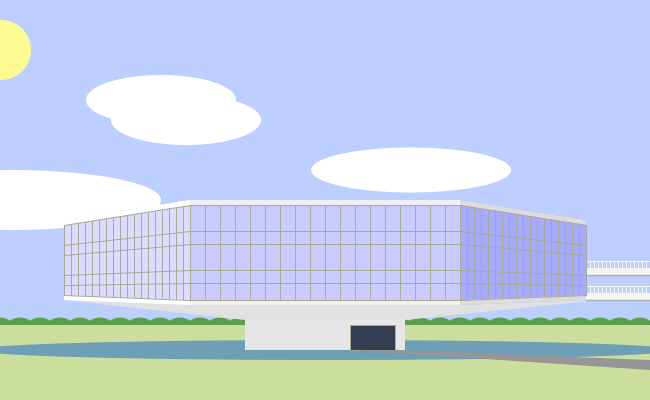
Frame 1 (no input)
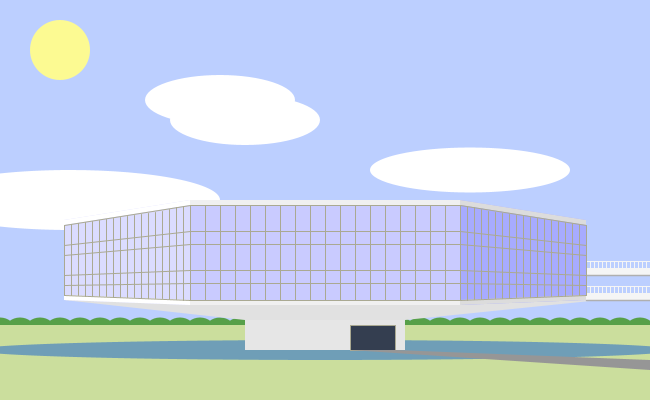
Frame 60 (the mouse pressed at the canvas centre just before this capture)
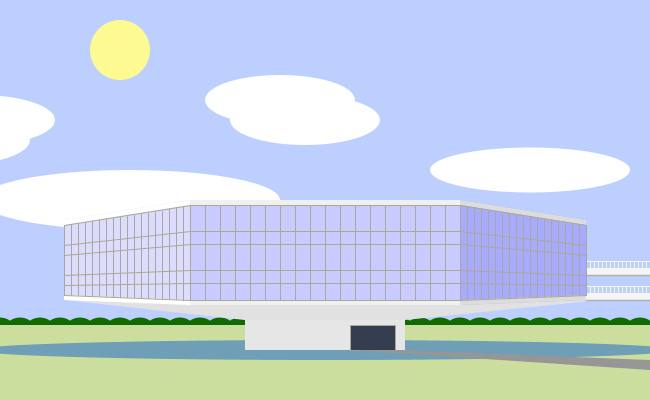
Frame 120 (the mouse held since frame 60 and released just before this capture)

The Processing sketch that drew these frames (run headless with seeded random() and noise(); from frame 60 on, the mouse is pressed at the canvas centre):

// Processing sketch: processing_104482
// ── processing_104482.pde

int s;
int p;
int y;
int z;
void setup () {
  size (650, 400); // tamanho
  smooth ();
  frameRate (9);
  s=0;
  p=10;
  y=64;
  z=460;
}

void draw () {
  background (188,207,255);

  s++; // sol
  noStroke ();
 fill (random(252,255),random(250,228), random (146,75));
  ellipse (s,50,60,60);
  
  p++; //núvens
  fill (255); 
  ellipse (p+400,170,200,45); 
  ellipse (p+175,120,150,50); ellipse (p+150,100,150,50);
  ellipse (p,200,300,60); 
  ellipse (p-175,140,150,50); ellipse (p-150,120,150,50);
  ellipse (p-400,170,200,45); 
  fill (230); //chuva
  ellipse (p-700,100,300,60); ellipse (p-800,130,500,50);

  if (mouseX<width/2) //vegetação
 { fill (87,160,73); }
 else {fill (17,108,0);}
  for (int a=0; a<700; a+=20) { 
    ellipse (a,330, 30,25); }
   if (mouseY<325) //chão
  { fill (203,222,157); }
  else {fill (163,185,148);} 
  rect (0,325,650,150);
  
 
  fill (111,158,183); //lago 
  ellipse (325,350, 700,20);
  
  
  fill (230); //EDIFÍCIO
  rect (245,320,160,30); //base  
  stroke (170,169,146);
  fill (52,62,80); //porta
  rect (350,325,45,25);
  
  noStroke (); //calçada
  fill (150);
  quad (350,350, 650,370, 650,360, 395,350);
  
  noStroke ();
  fill (225);
  quad (64,300, 245,320, 405,320, 600,300); //sustentação
  
  fill (201,203,255); //CENTRO
  rect (190,200,270,105);
   fill (240); //detalhe
   rect (190,300,270,5);
   rect (190,200,270,5);
   
   stroke (170,169,146);
   for (int x=190; x<=460; x+=15) { // linhas verticais centro
  strokeWeight (1);
  line (x, 205, x, 300);  
 }

 
   line (190,205, z,205); //linhas horizontais
   line (190,231, z,231);
   line (190,244, z,244);
   line (190,270, z,270);
   line (190,283, z,283);
   line (190,300, z,300);
  
  noStroke(); //ESQUERDA
  fill (219,220,255);
  quad (64,220, 64,300, 190,305, 190,200);
   fill (255);
   quad (64,220, 64,225, 190,205, 190,200);
   quad (64,300, 64,295, 190,300, 190,305);
   
   stroke (170,169,146);
   line (y, 225, y,295); //linhas veticais esquerda
   line (y+7,224, y+7,295);
   line (y+14,223, y+14,295);
   line (y+21,222, y+21,296);
   line (y+28,221, y+28,296);
   line (y+35,220, y+35,296);
   line (y+42,219, y+42,296);
   line (y+49,218, y+49,297);
   line (y+56,217, y+56,297);
   line (y+63,216, y+63,297);
   line (y+70,215, y+70,297);
   line (y+77,214, y+77,298);
   line (y+84,213, y+84,298);
   line (y+91,212, y+91,298);
   line (y+98,211, y+98,298);
   line (y+105,209, y+105,299);
   line (y+112,207, y+112,299);
   line (y+119,206, y+119,300);
   line (y+126,205, y+126,300); 
  
   line (190,205, y,225); //linhas horizontais esquerda
   line (190,231, y,245);
   line (190,244, y,255);
   line (190,270, y,275);
   line (190,283, y,285);
   line (190,300, y,295);
  
  noStroke (); //DIREITA
  fill (167,171,255); 
  quad (460,200, 460,305, 586,300, 586,220); 
   fill (220); 
   quad (460,200, 460,205, 586,225, 586,220);
   quad (460,305, 460,300, 586,295, 586,300);
   
   fill (245); //passarela
   rect (586,293, 100,7);
   rect (586,268, 100,7);
   stroke (245);
   line (586,286, 650,286);
   line (586,261, 650,261);
   for (int c=586; c<650; c+=4) {
     line (c,286, c,293);
     line (c,261, c,268);
   }
   
   stroke (175); strokeWeight (1.5); 
   line (586,300, 650,300);
   line (586,275, 650,275);
   

   strokeWeight (1);
   stroke (170,169,146);  
   line (z, 205, z,300); //linhas verticais direita
   line (z+7,206, z+7,300);
   line (z+14,207, z+14,299);
   line (z+21,209, z+21,299);
   line (z+28,211, z+28,298);
   line (z+35,212, z+35,298);
   line (z+42,213, z+42,298);
   line (z+49,214, z+49,298);
   line (z+56,215, z+56,297);
   line (z+63,216, z+63,297);
   line (z+70,217, z+70,297);
   line (z+77,218, z+77,297);
   line (z+84,219, z+84,296);
   line (z+91,220, z+91,296);
   line (z+98,221, z+98,296);
   line (z+105,222, z+105,296);
   line (z+112,223, z+112,295);
   line (z+119,224, z+119,295);
   line (z+126,225, z+126,295); 
 
   line (z,205, 586,225); //linhas horizontais direita
   line (z,231, 586,245);
   line (z,244, 586,255);
   line (z,270, 586,275);
   line (z,283, 586,285);
   line (z,300, 586,295);
 
}
